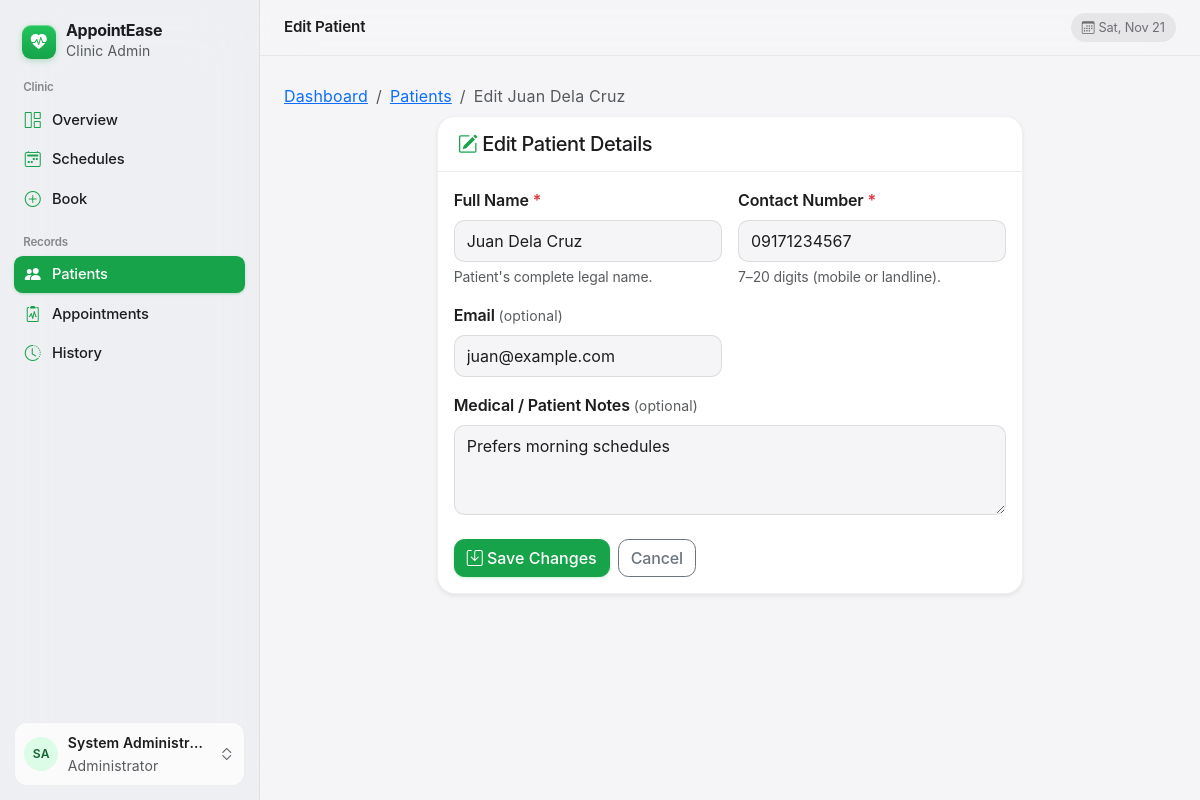
The app's page /customer_edit.php?id=1 (signed in) with its own data.
### tables this page shows
CREATE TABLE customers (
    id             INT UNSIGNED  NOT NULL AUTO_INCREMENT,
    full_name      VARCHAR(100)  NOT NULL,
    contact_number VARCHAR(20)   NOT NULL,
    email          VARCHAR(100)  NULL,
    notes          TEXT          NULL,
    is_active      TINYINT(1)    NOT NULL DEFAULT 1,  
    created_at     DATETIME      NOT NULL DEFAULT CURRENT_TIMESTAMP,
    PRIMARY KEY (id),
    KEY idx_customer_name (full_name)
);

### includes/customer_form.php (the view, shortened to what this page needs)
<div class="row g-3">
    <div class="col-md-6">
        <label for="full_name" class="form-label fw-semibold">Full Name <span class="text-danger">*</span></label>
        <input type="text" id="full_name" name="full_name" maxlength="100" required
               class="form-control <?= invalid_class($errors, 'full_name') ?>"
               value="<?= e($customer['full_name']) ?>" placeholder="e.g. Juan Dela Cruz"
               aria-describedby="full_name_help">
        <div id="full_name_help" class="form-text">Patient's complete legal name.</div>
    </div>
    <div class="col-md-6">
        <label for="contact_number" class="form-label fw-semibold">Contact Number <span class="text-danger">*</span></label>
        <input type="tel" id="contact_number" name="contact_number" maxlength="20" required
               pattern="[0-9+\-\s()]{7,20}"
               class="form-control <?= invalid_class($errors, 'contact_number') ?>"
               value="<?= e($customer['contact_number']) ?>" placeholder="e.g. 09171234567"
               aria-describedby="contact_number_help">
        <div id="contact_number_help" class="form-text">7–20 digits (mobile or landline).</div>
    </div>
    <div class="col-md-6">
        <label for="email" class="form-label fw-semibold">Email <span class="text-muted small fw-normal">(optional)</span></label>
        <input type="email" id="email" name="email" maxlength="100"
               class="form-control <?= invalid_class($errors, 'email') ?>"
               value="<?= e($customer['email']) ?>" placeholder="name@example.com">
    </div>
    <div class="col-12">
        <label for="notes" class="form-label fw-semibold">Medical / Patient Notes <span class="text-muted small fw-normal">(optional)</span></label>
        <textarea id="notes" name="notes" rows="3" class="form-control"
                  placeholder="Known allergies, medical history notes, or scheduling preferences..."><?= e($customer['notes']) ?></textarea>
    </div>
</div>

### customer_edit.php (shortened to what this page needs)
<?php
require_once 'includes/auth.php';
$id = (int) ($_GET['id'] ?? 0);
$stmt = $pdo->prepare('SELECT * FROM customers WHERE id = ?');
$stmt->execute([$id]);
$customer = $stmt->fetch();
$errors = [];
require 'includes/header.php';
?>
<nav aria-label="breadcrumb" class="mb-2">
    <ol class="breadcrumb small mb-0">
        <li class="breadcrumb-item"><a href="dashboard.php">Dashboard</a></li>
        <li class="breadcrumb-item"><a href="customers.php">Patients</a></li>
        <li class="breadcrumb-item active" aria-current="page">Edit <?= e($customer['full_name']) ?></li>
    </ol>
</nav>
<div class="row justify-content-center">
    <div class="col-lg-8">
        <div class="card shadow-sm">
            <div class="card-header">
                <h1 class="h5 mb-0"><i class="bi bi-pencil-square text-primary" aria-hidden="true"></i> Edit Patient Details</h1>
            </div>
            <div class="card-body">
                <form method="post" novalidate>
                    <?php require 'includes/customer_form.php'; ?>
                    <div class="d-flex gap-2 mt-4">
                        <button type="submit" class="btn btn-primary"><i class="bi bi-save" aria-hidden="true"></i> Save Changes</button>
                        <a href="customers.php" class="btn btn-outline-secondary">Cancel</a>
                    </div>
                </form>
            </div>
        </div>
    </div>
</div>
<?php require 'includes/footer.php'; ?>

### assets/css/style.css (style rules this page uses)
:root { --brand-green: #16a34a; --brand-green-hover: #15803d; --brand-green-active: #166534; --brand-green-soft: #dcfce7; --brand-green-subtle: #f0fdf4; --brand-rgb: 22, 163, 74; --font-display: -apple-system, BlinkMacSystemFont, "SF Pro Display", "Segoe UI", system-ui, sans-serif; --font-text: -apple-system, BlinkMacSystemFont, "SF Pro Text", "Segoe UI", system-ui, sans-serif; --apple-canvas: #f5f5f7; --apple-grouped-bg: #ffffff; --apple-fill-tertiary: rgba(118, 118, 128, 0.12); --apple-separator: rgba(60, 60, 67, 0.1); --apple-ink: #1d1d1f; --apple-secondary: #6e6e73; --bs-primary: #16a34a; --bs-primary-rgb: 22, 163, 74; --bs-link-color: #15803d; --bs-link-hover-color: #166534; --bs-border-radius: 0.75rem; --bs-border-radius-lg: 1.125rem; --bs-body-bg: #f5f5f7; --bs-body-color: #1d1d1f; --ease-spring: cubic-bezier(0.22, 1, 0.36, 1); }
body { font-family: var(--font-text); font-optical-sizing: auto; font-size: 1rem; line-height: 1.5; letter-spacing: -0.008em; background-color: var(--apple-canvas); color: var(--apple-ink); min-height: 100vh; display: flex; flex-direction: column; -webkit-font-smoothing: antialiased; -moz-osx-font-smoothing: grayscale; }
h1, .h1, h2, .h2, h3, .h3, .apple-large-title, .apple-metric { font-family: var(--font-display); font-optical-sizing: auto; letter-spacing: -0.022em; line-height: 1.15; font-weight: 700; color: var(--apple-ink); text-wrap: balance; }
small, .small, .badge, .table thead th { letter-spacing: 0.01em; }
.card { border: 1px solid rgba(0, 0, 0, 0.06); border-radius: 1.125rem; background: var(--apple-grouped-bg); box-shadow: 0 2px 10px rgba(0, 0, 0, 0.03), 0 1px 2px rgba(0, 0, 0, 0.02); }
.card-header { background: transparent !important; border-bottom: 1px solid var(--apple-separator); padding: 0.95rem 1.25rem; font-weight: 600; }
.btn, a, select, label.slot { cursor: pointer; }
.btn { border-radius: 0.65rem; font-weight: 500; transition: transform 100ms ease-out, background-color 180ms var(--ease-spring), border-color 180ms var(--ease-spring), box-shadow 180ms var(--ease-spring); }
.btn-primary { background-color: var(--brand-green); border-color: var(--brand-green); color: #fff; box-shadow: 0 1px 3px rgba(22, 163, 74, 0.22); }
.form-control, .form-select, .input-group-text { border-radius: 0.65rem; border-color: rgba(60, 60, 67, 0.18); padding-top: 0.5rem; padding-bottom: 0.5rem; }

### records on screen
customers: full_name "Juan Dela Cruz", contact_number "09171234567", email "juan@example.com", notes "Prefers morning schedules"

### other values on screen
$section "Clinic"
$item['label'] "Overview"
$item['label'] "Schedules"
$item['label'] "Book"
$section "Records"
$item['label'] "Patients"
$item['label'] "Appointments"
$item['label'] "History"
mb_strtoupper($init) "SA"
$adminName "System Administr…"
$pageTitle "Edit Patient"
